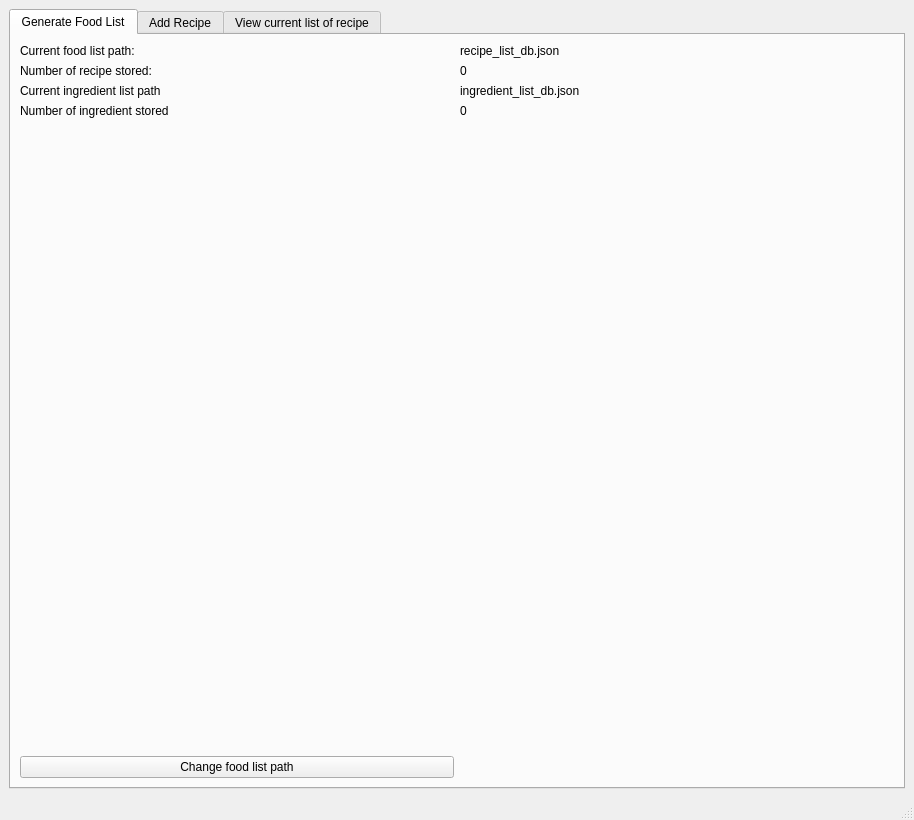
<?xml version="1.0" encoding="UTF-8"?>
<ui version="4.0">
 <class>MainWindow</class>
 <widget class="QMainWindow" name="MainWindow">
  <property name="enabled">
   <bool>true</bool>
  </property>
  <property name="geometry">
   <rect>
    <x>0</x>
    <y>0</y>
    <width>914</width>
    <height>820</height>
   </rect>
  </property>
  <property name="windowTitle">
   <string>MainWindow</string>
  </property>
  <widget class="QWidget" name="centralwidget">
   <layout class="QHBoxLayout" name="horizontalLayout">
    <item>
     <widget class="QTabWidget" name="tabWidget_main">
      <property name="currentIndex">
       <number>0</number>
      </property>
      <widget class="QWidget" name="tab">
       <attribute name="title">
        <string>Generate Food List</string>
       </attribute>
       <layout class="QGridLayout" name="gridLayout_2">
        <item row="0" column="1">
         <widget class="QLabel" name="label">
          <property name="text">
           <string>Current food list path:</string>
          </property>
         </widget>
        </item>
        <item row="0" column="2">
         <widget class="QLabel" name="label_current_food_list_path">
          <property name="text">
           <string>recipe_list_db.json</string>
          </property>
         </widget>
        </item>
        <item row="1" column="2">
         <widget class="QLabel" name="label_number_of_recipe">
          <property name="text">
           <string>0</string>
          </property>
         </widget>
        </item>
        <item row="2" column="1">
         <widget class="QLabel" name="label_2">
          <property name="text">
           <string>Current ingredient list path</string>
          </property>
         </widget>
        </item>
        <item row="1" column="1">
         <widget class="QLabel" name="label_recipe_count">
          <property name="text">
           <string>Number of recipe stored:</string>
          </property>
         </widget>
        </item>
        <item row="4" column="1">
         <spacer name="verticalSpacer">
          <property name="orientation">
           <enum>Qt::Vertical</enum>
          </property>
          <property name="sizeHint" stdset="0">
           <size>
            <width>20</width>
            <height>40</height>
           </size>
          </property>
         </spacer>
        </item>
        <item row="5" column="1">
         <widget class="QPushButton" name="pushButton_change_food_list_path">
          <property name="text">
           <string>Change food list path</string>
          </property>
         </widget>
        </item>
        <item row="2" column="2">
         <widget class="QLabel" name="label_ingredient_list_path">
          <property name="text">
           <string>ingredient_list_db.json</string>
          </property>
         </widget>
        </item>
        <item row="3" column="1">
         <widget class="QLabel" name="label_3">
          <property name="text">
           <string>Number of ingredient stored</string>
          </property>
         </widget>
        </item>
        <item row="3" column="2">
         <widget class="QLabel" name="label_ingredient_count">
          <property name="text">
           <string>0</string>
          </property>
         </widget>
        </item>
       </layout>
      </widget>
      <widget class="QWidget" name="tab_2">
       <attribute name="title">
        <string>Add Recipe</string>
       </attribute>
       <layout class="QGridLayout" name="gridLayout">
        <item row="3" column="1">
         <widget class="QTimeEdit" name="timeEdit_cooktime"/>
        </item>
        <item row="0" column="0">
         <widget class="QPushButton" name="pushButton_add_recipe">
          <property name="enabled">
           <bool>true</bool>
          </property>
          <property name="text">
           <string>Add</string>
          </property>
         </widget>
        </item>
        <item row="3" column="0">
         <widget class="QLabel" name="label_cooktime">
          <property name="text">
           <string>Cooking Time (HH:MM)</string>
          </property>
         </widget>
        </item>
        <item row="6" column="0">
         <widget class="QLabel" name="label_ingredient">
          <property name="text">
           <string>Ingredients:</string>
          </property>
         </widget>
        </item>
        <item row="5" column="1">
         <widget class="QPlainTextEdit" name="plainTextEdit_instructions"/>
        </item>
        <item row="4" column="0">
         <widget class="QLabel" name="label_serve">
          <property name="text">
           <string>Serve (Portions):</string>
          </property>
         </widget>
        </item>
        <item row="1" column="1">
         <widget class="QLineEdit" name="lineEdit_dishname">
          <property name="placeholderText">
           <string>my tasty dish</string>
          </property>
         </widget>
        </item>
        <item row="2" column="0">
         <widget class="QLabel" name="label_preptime">
          <property name="text">
           <string>Preparation Time (HH:MM):</string>
          </property>
         </widget>
        </item>
        <item row="5" column="0">
         <widget class="QLabel" name="label_instructions">
          <property name="text">
           <string>Instructions:</string>
          </property>
         </widget>
        </item>
        <item row="1" column="0">
         <widget class="QLabel" name="label_recipe_name">
          <property name="text">
           <string>Recipe Name:</string>
          </property>
         </widget>
        </item>
        <item row="2" column="1">
         <widget class="QTimeEdit" name="timeEdit_preptime"/>
        </item>
        <item row="4" column="1">
         <widget class="QSpinBox" name="spinBox_serve">
          <property name="minimum">
           <number>1</number>
          </property>
          <property name="maximum">
           <number>1000</number>
          </property>
          <property name="value">
           <number>1</number>
          </property>
         </widget>
        </item>
        <item row="6" column="1">
         <layout class="QHBoxLayout" name="horizontalLayout_2">
          <item>
           <widget class="QPushButton" name="pushButton_add_existing_ingredients">
            <property name="text">
             <string>Add existing ingredients</string>
            </property>
           </widget>
          </item>
          <item>
           <widget class="QPushButton" name="pushButton_addnew_ingredient">
            <property name="text">
             <string>Add a new ingredient</string>
            </property>
           </widget>
          </item>
         </layout>
        </item>
       </layout>
      </widget>
      <widget class="QWidget" name="tab_3">
       <attribute name="title">
        <string>View current list of recipe</string>
       </attribute>
      </widget>
     </widget>
    </item>
   </layout>
  </widget>
  <widget class="QMenuBar" name="menubar">
   <property name="geometry">
    <rect>
     <x>0</x>
     <y>0</y>
     <width>914</width>
     <height>22</height>
    </rect>
   </property>
  </widget>
  <widget class="QStatusBar" name="statusbar"/>
 </widget>
 <resources/>
 <connections/>
</ui>
